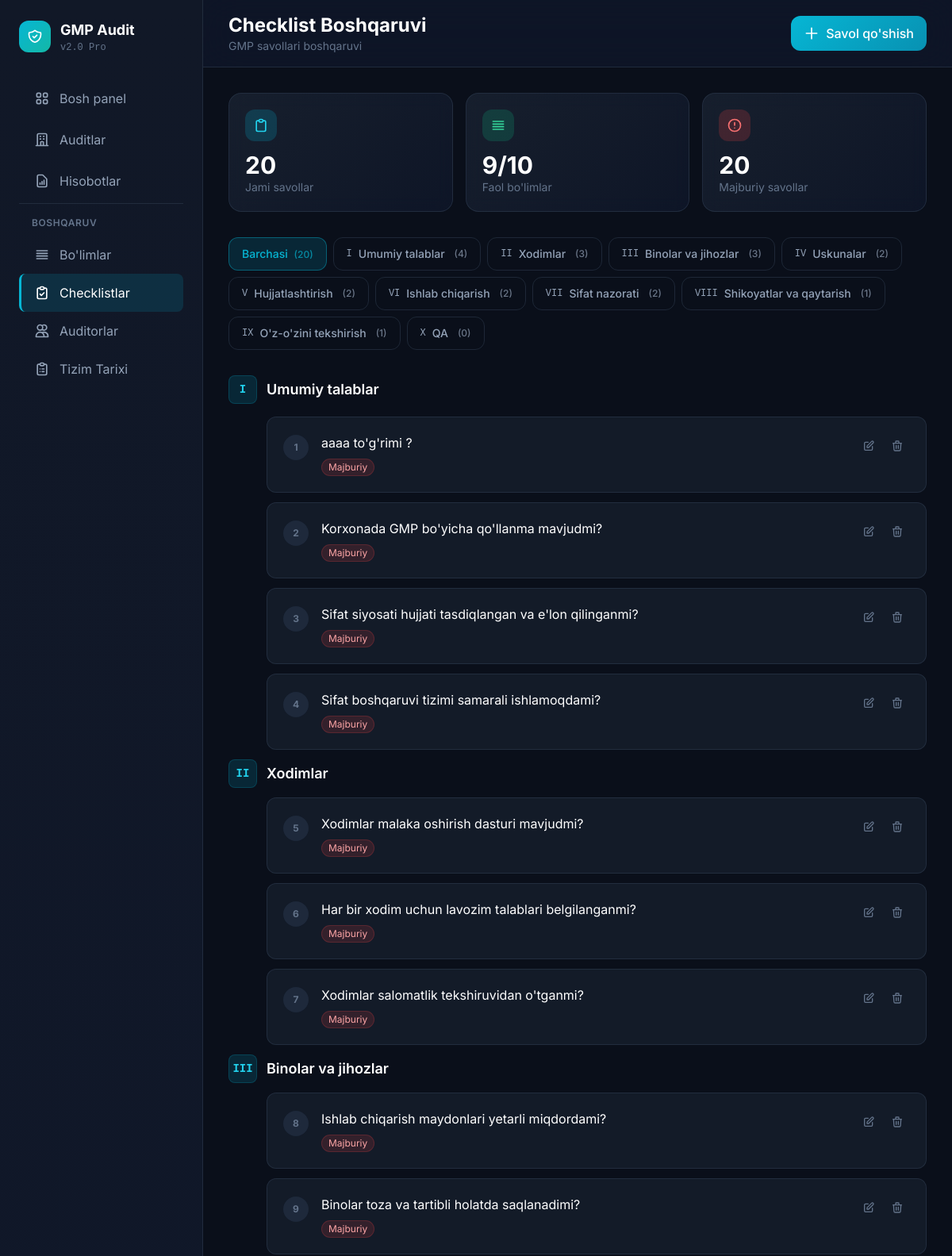
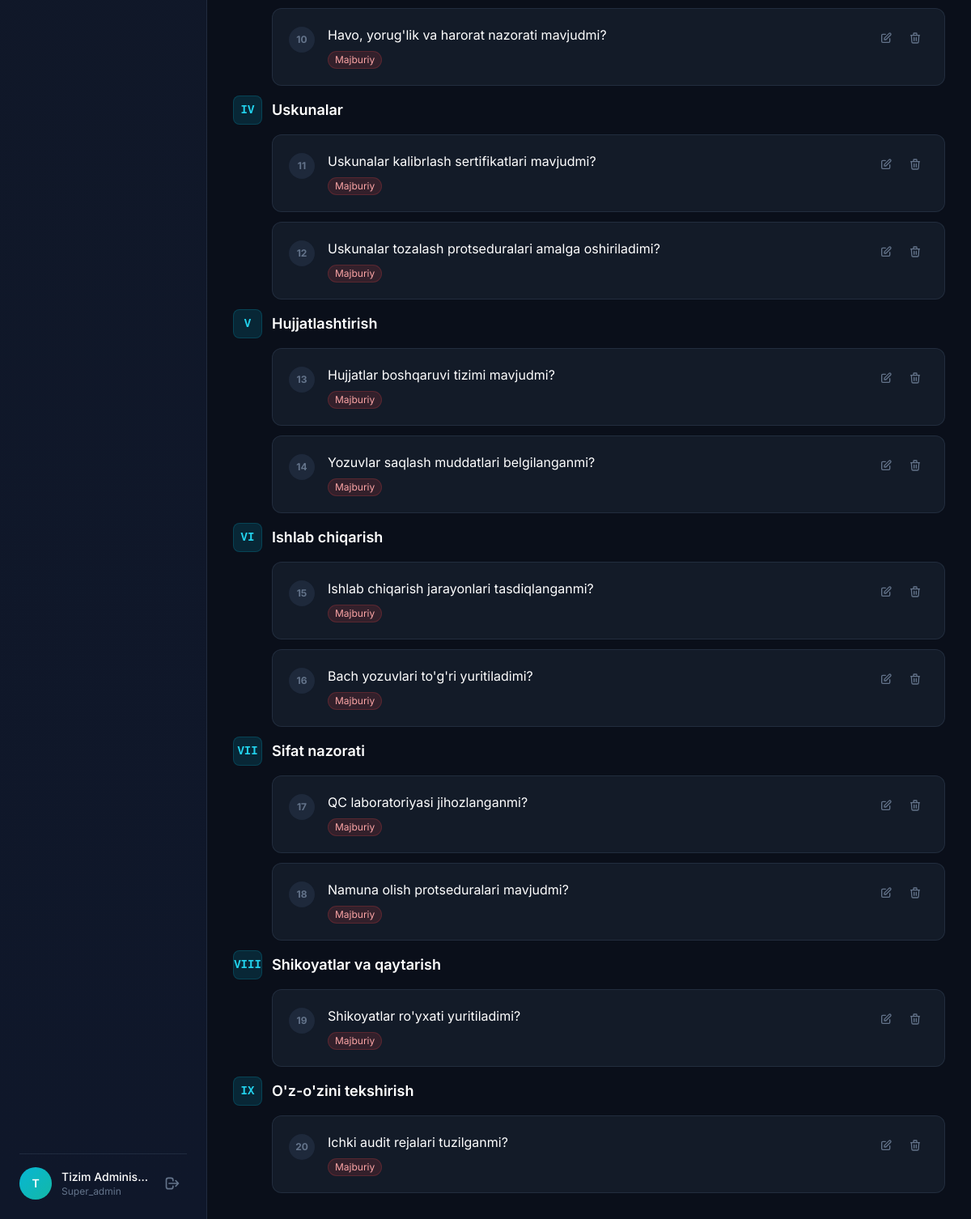
/bosh_auditor/checklistss.php (signed in), run on the app's committed database (2 pictures, top to bottom).
### tables this page shows
CREATE TABLE `users` (
  `id` int NOT NULL AUTO_INCREMENT,
  `username` varchar(100) NOT NULL,
  `email` varchar(150) NOT NULL,
  `password` varchar(255) NOT NULL,
  `full_name` varchar(150) NOT NULL,
  `phone` varchar(30) DEFAULT NULL,
  `position` varchar(100) DEFAULT NULL,
  `role` enum('super_admin','bosh_auditor','auditor','viewer','reader') DEFAULT NULL,
  `is_active` tinyint(1) DEFAULT '1',
  `created_at` timestamp NULL DEFAULT CURRENT_TIMESTAMP,
  `updated_at` timestamp NULL DEFAULT CURRENT_TIMESTAMP ON UPDATE CURRENT_TIMESTAMP,
  `department_id` int DEFAULT NULL,
  `position_id` int DEFAULT NULL,
  `hire_date` date DEFAULT NULL,
  PRIMARY KEY (`id`),
  UNIQUE KEY `username` (`username`),
  UNIQUE KEY `email` (`email`)
);

CREATE TABLE `gmp_sections` (
  `id` int NOT NULL AUTO_INCREMENT,
  `section_number` varchar(10) NOT NULL,
  `section_name` varchar(200) NOT NULL,
  `description` text,
  `sort_order` int DEFAULT '0',
  PRIMARY KEY (`id`)
);

CREATE TABLE `checklist_questions` (
  `id` int NOT NULL AUTO_INCREMENT,
  `section_id` int NOT NULL,
  `question_text` text NOT NULL,
  `score` decimal(5,2) DEFAULT '1.00',
  `is_required` tinyint(1) DEFAULT '1',
  `sort_order` int DEFAULT '0',
  `is_active` tinyint(1) DEFAULT '1',
  `created_at` timestamp NULL DEFAULT CURRENT_TIMESTAMP,
  PRIMARY KEY (`id`),
  KEY `section_id` (`section_id`),
  CONSTRAINT `checklist_questions_ibfk_1` FOREIGN KEY (`section_id`) REFERENCES `gmp_sections` (`id`) ON DELETE CASCADE
);

### bosh_auditor/checklistss.php (the view, shortened to what the rows shown need)
<?php
require_once '../db.php';
 $user = getCurrentUser();
 $canManage = in_array($user['role'], ['super_admin', 'bosh_auditor', 'admin']);
 $sections = $pdo->query("
    SELECT gs.*,
           (SELECT COUNT(*) FROM checklist_questions cq WHERE cq.section_id = gs.id AND cq.is_active = 1) as question_count
    FROM gmp_sections gs
    ORDER BY gs.sort_order
")->fetchAll();
 $selectedSection = $_GET['section'] ?? '';
 $params = [];
 $sectionFilter = "";
 $query = "
    SELECT cq.*, gs.section_number, gs.section_name
    FROM checklist_questions cq
    JOIN gmp_sections gs ON cq.section_id = gs.id
    WHERE cq.is_active = 1
    $sectionFilter
    ORDER BY gs.sort_order, cq.sort_order, cq.id
";
 $stmt = $pdo->prepare($query);
 $stmt->execute($params);
 $questions = $stmt->fetchAll();
 $totalQuestions = array_sum(array_column($sections, 'question_count'));
?>
<!DOCTYPE html>
<html lang="uz">
<head>
    <script src="https://cdn.tailwindcss.com"></script>
</head>
<body class="min-h-screen text-slate-100">
    <div class="flex min-h-screen pt-14 lg:pt-0">
        <aside id="sidebar" class="sidebar w-64 fixed h-full z-50" role="navigation">
            <div class="p-6 h-full flex flex-col">
                <div class="flex items-center gap-3 mb-8">
                    <div>
                        <h1 class="text-lg font-bold text-white">GMP Audit</h1>
                    </div>
                </div>
                <div class="border-t border-slate-700/50 pt-4 mt-4">
                    <div class="flex items-center gap-3">
                        <div class="w-10 h-10 rounded-full bg-gradient-to-br from-cyan-500 to-teal-500 flex items-center justify-center text-white font-semibold text-sm">
                            <?php echo strtoupper(mb_substr($user['full_name'], 0, 1)); ?>
                        </div>
                        <div class="flex-1 min-w-0">
                            <p class="text-sm font-medium text-white truncate"><?php echo htmlspecialchars($user['full_name']); ?></p>
                            <p class="text-xs text-slate-500"><?php echo $user['role'] === 'bosh_auditor' ? 'Bosh Auditor' : ucfirst($user['role']); ?></p>
                        </div>
                        <a href="logout.php" class="text-slate-500 hover:text-red-400 transition-colors p-2" aria-label="Chiqish">
                            <svg class="w-5 h-5" fill="none" stroke="currentColor" viewBox="0 0 24 24"><path stroke-linecap="round" stroke-linejoin="round" stroke-width="2" d="M17 16l4-4m0 0l-4-4m4 4H7m6 4v1a3 3 0 01-3 3H6a3 3 0 01-3-3V7a3 3 0 013-3h4a3 3 0 013 3v1"/></svg>
                        </a>
                    </div>
                </div>
            </div>
        </aside>
        <main class="flex-1 lg:ml-64 w-full">
            <header class="sticky top-0 z-20 bg-slate-900/80 backdrop-blur-xl border-b border-slate-700/50">
                <div class="px-4 lg:px-8 py-4 flex justify-between items-center">
                    <div>
                        <h1 class="text-xl lg:text-2xl font-bold text-white">Checklist Boshqaruvi</h1>
                    </div>
                </div>
            </header>
            <div class="p-4 lg:p-8">
                <div class="flex flex-wrap gap-2 mb-8 animate-in delay-2">
                    <a href="checklists.php" class="section-tab px-4 py-2.5 rounded-xl border border-slate-700/50 text-sm font-medium <?php echo !$selectedSection ? 'active' : 'text-slate-400 hover:text-white'; ?>">
                        Barchasi <span class="ml-1 text-xs opacity-70">(<?php echo $totalQuestions; ?>)</span>
                    </a>
                    <?php foreach ($sections as $section): ?>
                    <a href="?section=<?php echo $section['id']; ?>"
                       class="section-tab px-4 py-2.5 rounded-xl border border-slate-700/50 text-sm font-medium flex items-center gap-2 <?php echo $selectedSection == $section['id'] ? 'active' : 'text-slate-400 hover:text-white'; ?>">
                        <span class="font-mono text-xs"><?php echo htmlspecialchars($section['section_number']); ?></span>
                        <?php echo htmlspecialchars($section['section_name']); ?>
                        <span class="ml-1 text-xs opacity-70">(<?php echo $section['question_count']; ?>)</span>
                    </a>
                    <?php endforeach; ?>
                </div>
                <div class="space-y-3 animate-in delay-3">
                    <?php if (empty($questions)): ?>
                    <div class="stat-card rounded-2xl p-12 text-center">
                        <h3 class="text-xl font-semibold text-white mb-2">Savollar topilmadi</h3>
                        <p class="text-slate-500 mb-6">Tanlangan bo'limda hali savollar qo'shilmagan.</p>
                        <?php if ($canManage): ?>
                        <button onclick="openModal('add')" class="inline-flex items-center gap-2 btn-primary px-6 py-3 rounded-xl text-white font-medium">
                            <svg class="w-5 h-5" fill="none" stroke="currentColor" viewBox="0 0 24 24"><path stroke-linecap="round" stroke-linejoin="round" stroke-width="2" d="M12 4v16m8-8H4"/></svg>
                            Savol qo'shish
                        </button>
                        <?php endif; ?>
                    </div>
                    <?php else: ?>
                        <?php
                        $currentSection = '';
                        $qIndex = 0;
                        foreach ($questions as $q):
                            $qIndex++;
                            if ($currentSection !== $q['section_id']):
                                $currentSection = $q['section_id'];
                        ?>
                        <div class="flex items-center gap-3 mt-8 mb-4 <?php echo $qIndex === 1 ? 'mt-0' : ''; ?>">
                            <a href="?section=<?php echo $q['section_id']; ?>" class="w-9 h-9 rounded-lg bg-cyan-500/15 border border-cyan-500/20 flex items-center justify-center text-cyan-400 font-mono text-sm font-bold hover:bg-cyan-500/25 transition-colors">
                                <?php echo htmlspecialchars($q['section_number']); ?>
                            </a>
                            <h2 class="text-lg font-semibold text-white"><?php echo htmlspecialchars($q['section_name']); ?></h2>
                        </div>
                        <?php endif; ?>
                        <div class="question-card rounded-xl p-4 lg:p-5 ml-4 lg:ml-12">
                            <div class="flex items-start gap-4">
                                <div class="hidden sm:flex w-8 h-8 rounded-full bg-slate-800 items-center justify-center text-slate-500 text-xs font-bold flex-shrink-0 mt-0.5">
                                    <?php echo $qIndex; ?>
                                </div>
                                <div class="flex-1 min-w-0">
                                    <p class="text-white text-sm lg:text-base mb-2 leading-relaxed"><?php echo htmlspecialchars($q['question_text']); ?></p>
                                    <div class="flex flex-wrap items-center gap-x-4 gap-y-1 text-xs">
                                        <?php if ($q['is_required']): ?>
                                        <span class="px-2 py-0.5 rounded-full bg-red-500/15 text-red-300 border border-red-500/20">Majburiy</span>
                                        <?php else: ?>
                                        <span class="px-2 py-0.5 rounded-full bg-slate-500/15 text-slate-500 border border-slate-500/20">Ixtiyoriy</span>
                                        <?php endif; ?>
                                    </div>
                                </div>
                                <?php if ($canManage): ?>
                                <div class="flex items-center gap-1 flex-shrink-0">
                                    <button onclick='openModal("edit", <?php echo htmlspecialchars(json_encode(['id' => $q['id'], 'section_id' => $q['section_id'], 'question_text' => $q['question_text'], 'is_required' => $q['is_required'], 'sort_order' => $q['sort_order']], JSON_UNESCAPED_UNICODE)); ?>)'
                                            class="p-2 text-slate-500 hover:text-cyan-400 hover:bg-cyan-500/10 rounded-lg transition-all" title="Tahrirlash">
                                        <svg class="w-4 h-4" fill="none" stroke="currentColor" viewBox="0 0 24 24"><path stroke-linecap="round" stroke-linejoin="round" stroke-width="2" d="M11 5H6a2 2 0 00-2 2v11a2 2 0 002 2h11a2 2 0 002-2v-5m-1.414-9.414a2 2 0 112.828 2.828L11.828 15H9v-2.828l8.586-8.586z"/></svg>
                                    </button>
                                    <button onclick="confirmDelete(<?php echo $q['id']; ?>)"
                                            class="p-2 text-slate-500 hover:text-red-400 hover:bg-red-500/10 rounded-lg transition-all" title="O'chirish">
                                        <svg class="w-4 h-4" fill="none" stroke="currentColor" viewBox="0 0 24 24"><path stroke-linecap="round" stroke-linejoin="round" stroke-width="2" d="M19 7l-.867 12.142A2 2 0 0116.138 21H7.862a2 2 0 01-1.995-1.858L5 7m5 4v6m4-6v6m1-10V4a1 1 0 00-1-1h-4a1 1 0 00-1 1v3M4 7h16"/></svg>
                                    </button>
                                </div>
                                <?php endif; ?>
                            </div>
                        </div>
                        <?php endforeach; ?>
                    <?php endif; ?>
                </div>
            </div>
        </main>
    </div>
</body>
</html>

### data on the page
users: full_name "T", full_name "Tizim Adminis…", role "Super_admin"
gmp_sections: section_number "I", section_name "Umumiy talablar", question_count "4"
gmp_sections: section_number "II", section_name "Xodimlar", question_count "3"
gmp_sections: section_number "III", section_name "Binolar va jihozlar", question_count "3"
gmp_sections: section_number "IV", section_name "Uskunalar", question_count "2"
gmp_sections: section_number "V", section_name "Hujjatlashtirish", question_count "2"
gmp_sections: section_number "VI", section_name "Ishlab chiqarish", question_count "2"
gmp_sections: section_number "VII", section_name "Sifat nazorati", question_count "2"
gmp_sections: section_number "VIII", section_name "Shikoyatlar va qaytarish", question_count "1"
gmp_sections: section_number "IX", section_name "O'z-o'zini tekshirish", question_count "1"
gmp_sections: section_number "X", section_name "QA", question_count "0"
checklist_questions: section.section_number "I", section.section_name "Umumiy talablar", question_text "aaaa to'g'rimi ?", is_required "Majburiy"
checklist_questions: question_text "Korxonada GMP bo'yicha qo'llanma mavjudmi?", is_required "Majburiy"
checklist_questions: question_text "Sifat siyosati hujjati tasdiqlangan va e'lon qilinganmi?", is_required "Majburiy"
checklist_questions: question_text "Sifat boshqaruvi tizimi samarali ishlamoqdami?", is_required "Majburiy"
checklist_questions: section.section_number "II", section.section_name "Xodimlar", question_text "Xodimlar malaka oshirish dasturi mavjudmi?", is_required "Majburiy"
checklist_questions: question_text "Har bir xodim uchun lavozim talablari belgilanganmi?", is_required "Majburiy"
checklist_questions: question_text "Xodimlar salomatlik tekshiruvidan o'tganmi?", is_required "Majburiy"
checklist_questions: section.section_number "III", section.section_name "Binolar va jihozlar", question_text "Ishlab chiqarish maydonlari yetarli miqdordami?", is_required "Majburiy"
checklist_questions: question_text "Binolar toza va tartibli holatda saqlanadimi?", is_required "Majburiy"
checklist_questions: question_text "Havo, yorug'lik va harorat nazorati mavjudmi?", is_required "Majburiy"
checklist_questions: section.section_number "IV", section.section_name "Uskunalar", question_text "Uskunalar kalibrlash sertifikatlari mavjudmi?", is_required "Majburiy"
checklist_questions: question_text "Uskunalar tozalash protseduralari amalga oshiriladimi?", is_required "Majburiy"
checklist_questions: section.section_number "V", section.section_name "Hujjatlashtirish", question_text "Hujjatlar boshqaruvi tizimi mavjudmi?", is_required "Majburiy"
checklist_questions: question_text "Yozuvlar saqlash muddatlari belgilanganmi?", is_required "Majburiy"
checklist_questions: section.section_number "VI", section.section_name "Ishlab chiqarish", question_text "Ishlab chiqarish jarayonlari tasdiqlanganmi?", is_required "Majburiy"
checklist_questions: question_text "Bach yozuvlari to'g'ri yuritiladimi?", is_required "Majburiy"
checklist_questions: section.section_number "VII", section.section_name "Sifat nazorati", question_text "QC laboratoriyasi jihozlanganmi?", is_required "Majburiy"
checklist_questions: question_text "Namuna olish protseduralari mavjudmi?", is_required "Majburiy"
checklist_questions: section.section_number "VIII", section.section_name "Shikoyatlar va qaytarish", question_text "Shikoyatlar ro'yxati yuritiladimi?", is_required "Majburiy"
checklist_questions: section.section_number "IX", section.section_name "O'z-o'zini tekshirish", question_text "Ichki audit rejalari tuzilganmi?", is_required "Majburiy"

### other printed values
$totalQuestions "20"
$activeSections "9"
count($sections) "10"
$requiredCount "20"
